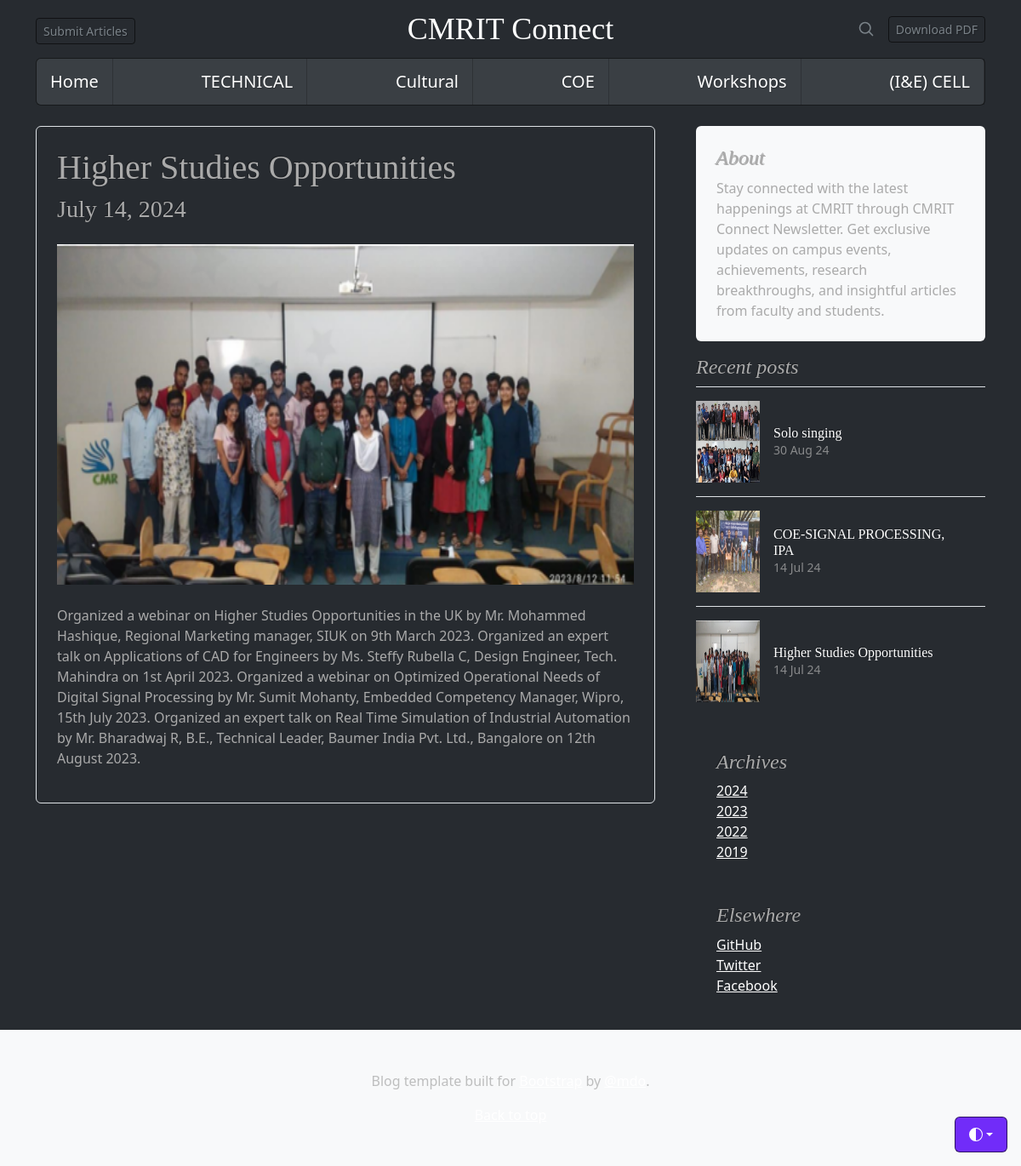
/posts/detail/4/, run on the app's committed database.
### news_app/models.py (models this page shows, shortened)
class Category(models.Model):
    categoryName = models.CharField(max_length=100, unique=True)
    description = models.CharField(max_length=100, blank=True)

class Posts(models.Model):
    categoryID = models.ForeignKey(Category, on_delete=models.SET_NULL, null=True)
    subcategoryID = models.ForeignKey(Sub_category, on_delete=models.SET_NULL, null=True)
    postTitle = models.CharField(max_length=100, default='')
    postDetails = models.TextField()
    postingDate = models.DateField(default=date.today)
    postURL = models.URLField(blank=True, null=True)
    postImage = models.ImageField(upload_to='news_app/tmp/',blank=True, null=True)
    postedBy = models.ForeignKey(User, on_delete=models.SET_NULL, null=True)
    lastUpdatedBy = models.CharField(max_length=50,default=date.today)
    volumeID = models.ForeignKey(News_volume_issue, on_delete=models.SET_NULL, null=True)
    isActive = models.BooleanField(default=True)
    slug=models.SlugField(null=True) #denote featured article

### news_app/views.py (the view)
# urls.py: path('posts/detail/<int:pk>/',views.PostDetailView.as_view(),name='post_detail'),  #int,slug,str=path converters
class PostDetailView(DetailView):
    model=Posts
    context_object_name='post'
    def get_context_data(self,**kwargs):
        context=super().get_context_data(**kwargs)
        context['category_list']=Category.objects.all()
        context['recent_posts']=Posts.objects.order_by('-postingDate')[:3]
        context['sub_category_list']=Sub_category.objects.all()
        context['featured_post']=Posts.objects.get(slug='featured-post')
        yrs =[y.year for y in  list(Posts.objects.values_list('postingDate',flat=True))]
        uyrs=set(yrs)
        context['archives']=sorted(list(uyrs),reverse=True)
        return context

### news_app/templates/news_app/posts_detail.html (shortened to what this page needs)
{% extends 'base.html' %}
{% block content %}
<div class="col border rounded p-4 mb-4">
    <div class="center">
        <h1>{{post.postTitle}}</h1>
        <h3>{{post.postingDate}}</h3>
    </div>
    <img class="img-fluid mt-3 mb-4" src="{{ post.postImage.url }}" style="height:400px; width:800px" alt="{{post.postTitle}}">
    <br>
    <p>{{post.postDetails}}</p>
</div>
{% endblock%}

### news_app/templates/base.html (shortened to what this page needs)
{% load static %}
<html lang="en" data-bs-theme="auto">
<head>
  <link href="{% static 'css/bootstrap.min.css' %}" rel="stylesheet">
  <link href="{% static 'css/main.css' %}" rel="stylesheet">
  <link href="{% static 'css/blog.css' %}" rel="stylesheet">
</head>
<body>
  <div class="dropdown position-fixed bottom-0 end-0 mb-3 me-3 bd-mode-toggle">
    <button class="btn btn-bd-primary py-2 dropdown-toggle d-flex align-items-center" id="bd-theme" type="button"
      aria-expanded="false" data-bs-toggle="dropdown" aria-label="Toggle theme (auto)">
      <svg class="bi my-1 theme-icon-active" width="1em" height="1em">
        <use href="#circle-half"></use>
      </svg>
    </button>
  </div>
  <div class="container">
    <header class="lh-1 py-3">
      <div class="row flex-nowrap justify-content-between align-items-center">
        <div class="col-4 pt-1">
          <a class="btn btn-sm btn-outline-secondary" href="{% url 'post_form' %}">Submit Articles</a>
        </div>
        <div class="col-4 text-center">
          <a class="blog-header-logo text-white text-decoration-none" href="{% url 'home' %}">CMRIT Connect</a>
        </div>
        <div class="col-4 d-flex justify-content-end align-items-center">
          <a class="link-secondary" href="#" aria-label="Search">
            <svg xmlns="http://www.w3.org/2000/svg" width="20" height="20" fill="none" stroke="currentColor"
              stroke-linecap="round" stroke-linejoin="round" stroke-width="2" class="mx-3" role="img"
              viewBox="0 0 24 24">
              <title>Search</title>
              <circle cx="10.5" cy="10.5" r="7.5" />
              <path d="M21 21l-5.2-5.2" />
            </svg>
          </a>
          <a class="btn btn-sm btn-outline-secondary" href="/pdf/">Download PDF</a>
        </div>
      </div>
    </header>
    {% block navbar %}
    <nav class="navbar navbar-light bg-primary rounded">
      <a class="navbar-brand text-white" href="{% url 'home' %}" role="button" data-bs-toggle="dropdown"
        aria-expanded="false">
        Home
      </a>
      {% for c in category_list %}
      <a class="navbar-brand text-white" href="{% url 'post_list' cat=c.id %}" role="button" aria-expanded="false">
        {{c.categoryName}}</a>
      {% endfor %}
      {% endblock %}
  </div>
  <main class="container">
    <div class="row g-5">
      <div class="col-md-8">
        {% block content %}
        {% endblock %}
      </div>
      <div class="col-md-4">
        <div class="position-sticky" style="top: 2rem;">
          <div class="p-4 mb-3 bg-body-tertiary rounded">
            <h4 class="fst-italic">About</h4>
            <p class="mb-0">Stay connected with the latest happenings at CMRIT through CMRIT Connect Newsletter. Get
              exclusive updates on campus events, achievements, research breakthroughs, and insightful articles from
              faculty and students.</p>
          </div>
          <div>
            <h4 class="fst-italic">Recent posts</h4>
            <ul class="list-unstyled">
              {% block recent_posts_list %}
              {% for p in recent_posts %}
              <li>
                <a class="d-flex flex-column flex-lg-row gap-3 align-items-start align-items-lg-center py-3 link-body-emphasis text-decoration-none border-top"
                  href="{% url 'post_detail' p.pk %}">
                  <img src="/{{p.postImage}}" alt="{{p.postTitle}}" width="75" height="96">
                  <div class="col-lg-8">
                    <h6 class="mb-0 text-white">{{p.postTitle}}</h6>
                    <small class="text-body-secondary">{{p.postingDate | date:"d M y"}}</small>
                  </div>
                </a>
              </li>
              {% endfor %}
              {% endblock %}
            </ul>
          </div>
          <div class="p-4">
            <h4 class="fst-italic">Archives</h4>
            {% for d in archives %}
            <ol class="list-unstyled mb-0">
              <li><a href="{%url 'post_archive' dt=d %}">{{d}}</a></li>
            </ol>
            {% endfor %}
          </div>
          <div class="p-4">
            <h4 class="fst-italic">Elsewhere</h4>
            <ol class="list-unstyled">
              <li><a href="#">GitHub</a></li>
              <li><a href="#">Twitter</a></li>
              <li><a href="#">Facebook</a></li>
            </ol>
          </div>
        </div>
      </div>
    </div>
  </main>
  <footer class="py-5 text-center text-body-secondary bg-body-tertiary">
    <p>Blog template built for <a href="https://getbootstrap.com/">Bootstrap</a> by <a
        href="https://twitter.com/mdo">@mdo</a>.</p>
    <p class="mb-0">
      <a href="#">Back to top</a>
    </p>
  </footer>
</body>
</html>

### news_app/static/css/main.css (style rules this page uses)
.bi { vertical-align: -.125em; fill: currentColor; }
.btn-bd-primary { --bd-violet-bg: #712cf9; --bd-violet-rgb: 112.520718, 44.062154, 249.437846; --bs-btn-font-weight: 600; --bs-btn-color: var(--bs-white); --bs-btn-bg: var(--bd-violet-bg); --bs-btn-border-color: var(--bd-violet-bg); --bs-btn-hover-color: var(--bs-white); --bs-btn-hover-bg: #6528e0; --bs-btn-hover-border-color: #6528e0; --bs-btn-focus-shadow-rgb: var(--bd-violet-rgb); --bs-btn-active-color: var(--bs-btn-hover-color); --bs-btn-active-bg: #5a23c8; --bs-btn-active-border-color: #5a23c8; }
.bd-mode-toggle { z-index: 1500; }

### news_app/static/css/blog.css (style rules this page uses)
.blog-header-logo { font-family: "Playfair Display", Georgia, "Times New Roman", serif; font-size: 2.25rem; }
h1, h2, h3, h4, h5, h6 { font-family: "Playfair Display", Georgia, "Times New Roman", serif; }

### data on the page
Category: categoryName "TECHNICAL"
Category: categoryName "Cultural"
Category: categoryName "COE"
Category: categoryName "Workshops"
Category: categoryName "(I&E) CELL"
Posts: postTitle "Higher Studies Opportunities", postingDate "July 14, 2024", postImage (picture), postDetails "Organized a webinar on Higher Studies Opportunities in the UK by Mr. Mohammed Hashique, Regional Marketing manager, SIUK on 9th March 2023. Organized an expert talk on Applications of CAD for Engineers by Ms. Steffy Rubella C, Design Engineer, Tech. Mahindra on 1st April 2023. Organized a webinar on Optimized Operational Needs of Digital Signal Processing by Mr. Sumit Mohanty, Embedded Competency Manager, Wipro, 15th July 2023. Organized an expert talk on Real Time Simulation of Industrial Automation by Mr. Bharadwaj R, B.E., Technical Leader, Baumer India Pvt. Ltd., Bangalore on 12th August 2023.", postingDate "14 Jul 24"
Posts: postImage (picture), postTitle "Solo singing", postingDate "30 Aug 24"
Posts: postImage (picture), postTitle "COE-SIGNAL PROCESSING, IPA", postingDate "14 Jul 24"

### other printed values
{{ d }} "2024" "2023" "2022" "2019"
